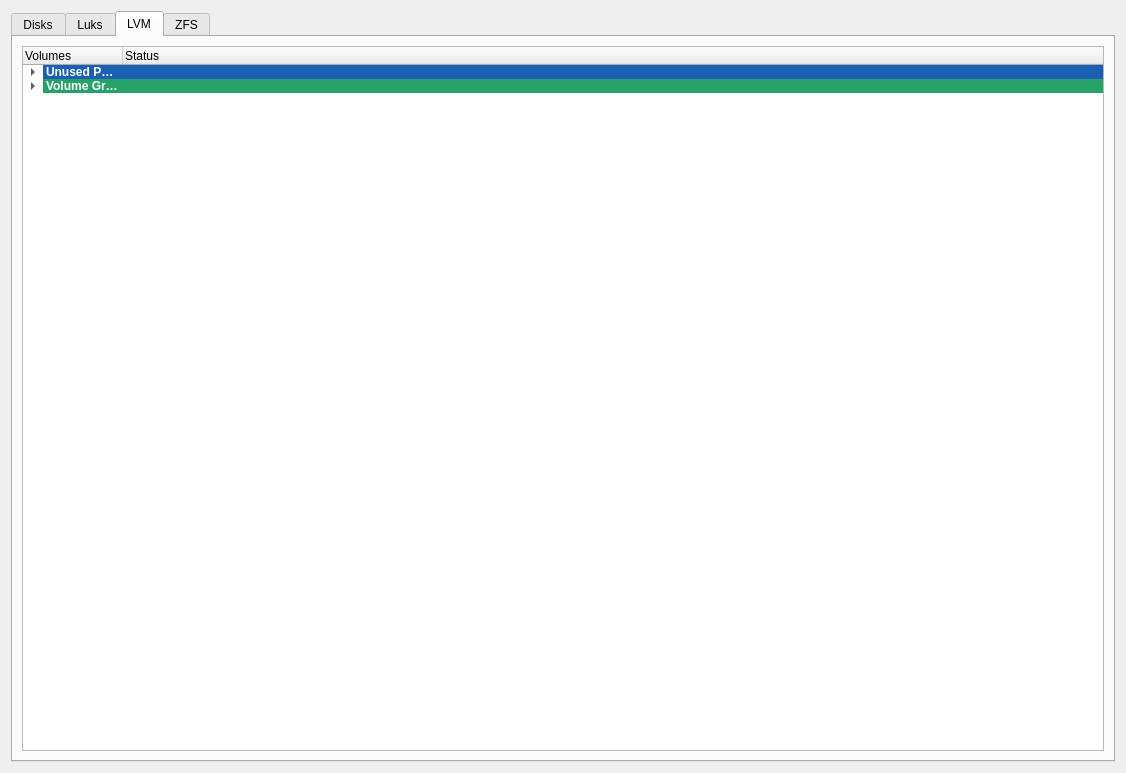
<?xml version="1.0" encoding="UTF-8"?>
<ui version="4.0">
 <class>storage_widget</class>
 <widget class="QWidget" name="storage_widget">
  <property name="geometry">
   <rect>
    <x>0</x>
    <y>0</y>
    <width>1122</width>
    <height>773</height>
   </rect>
  </property>
  <property name="windowTitle">
   <string>Form</string>
  </property>
  <layout class="QGridLayout" name="gridLayout">
   <item row="0" column="0">
    <widget class="QTabWidget" name="tabWidget">
     <property name="minimumSize">
      <size>
       <width>1104</width>
       <height>0</height>
      </size>
     </property>
     <property name="currentIndex">
      <number>2</number>
     </property>
     <widget class="QWidget" name="tab">
      <attribute name="title">
       <string>Disks</string>
      </attribute>
     </widget>
     <widget class="QWidget" name="tab_2">
      <attribute name="title">
       <string>Luks</string>
      </attribute>
     </widget>
     <widget class="QWidget" name="tab_3">
      <attribute name="title">
       <string>LVM</string>
      </attribute>
      <layout class="QGridLayout" name="gridLayout_2">
       <item row="0" column="0">
        <widget class="QTreeWidget" name="treeWidget">
         <property name="sizePolicy">
          <sizepolicy hsizetype="MinimumExpanding" vsizetype="Expanding">
           <horstretch>0</horstretch>
           <verstretch>0</verstretch>
          </sizepolicy>
         </property>
         <column>
          <property name="text">
           <string>Volumes</string>
          </property>
         </column>
         <column>
          <property name="text">
           <string>Status</string>
          </property>
         </column>
         <item>
          <property name="text">
           <string>Unused Physical Volumes</string>
          </property>
          <property name="font">
           <font>
            <weight>75</weight>
            <bold>true</bold>
           </font>
          </property>
          <property name="background">
           <brush brushstyle="SolidPattern">
            <color alpha="255">
             <red>26</red>
             <green>95</green>
             <blue>180</blue>
            </color>
           </brush>
          </property>
          <property name="foreground">
           <brush brushstyle="SolidPattern">
            <color alpha="255">
             <red>255</red>
             <green>255</green>
             <blue>255</blue>
            </color>
           </brush>
          </property>
          <property name="text">
           <string/>
          </property>
          <property name="background">
           <brush brushstyle="SolidPattern">
            <color alpha="255">
             <red>26</red>
             <green>95</green>
             <blue>180</blue>
            </color>
           </brush>
          </property>
          <item>
           <property name="text">
            <string>/dev/sde1</string>
           </property>
          </item>
         </item>
         <item>
          <property name="text">
           <string>Volume Groups</string>
          </property>
          <property name="font">
           <font>
            <weight>75</weight>
            <bold>true</bold>
           </font>
          </property>
          <property name="background">
           <brush brushstyle="SolidPattern">
            <color alpha="255">
             <red>38</red>
             <green>162</green>
             <blue>105</blue>
            </color>
           </brush>
          </property>
          <property name="foreground">
           <brush brushstyle="SolidPattern">
            <color alpha="255">
             <red>255</red>
             <green>255</green>
             <blue>255</blue>
            </color>
           </brush>
          </property>
          <property name="text">
           <string/>
          </property>
          <property name="background">
           <brush brushstyle="SolidPattern">
            <color alpha="255">
             <red>38</red>
             <green>162</green>
             <blue>105</blue>
            </color>
           </brush>
          </property>
          <item>
           <property name="text">
            <string>sysvg</string>
           </property>
           <property name="text">
            <string>Active</string>
           </property>
           <item>
            <property name="text">
             <string>Physical Volumes</string>
            </property>
            <item>
             <property name="text">
              <string>/dev/sda1</string>
             </property>
            </item>
            <item>
             <property name="text">
              <string>/dev/sdb1</string>
             </property>
            </item>
           </item>
           <item>
            <property name="text">
             <string>Logical Volumes</string>
            </property>
            <item>
             <property name="text">
              <string>swaplv</string>
             </property>
             <property name="text">
              <string>Active</string>
             </property>
            </item>
            <item>
             <property name="text">
              <string>rootlv</string>
             </property>
             <property name="text">
              <string>Active</string>
             </property>
            </item>
           </item>
          </item>
          <item>
           <property name="text">
            <string>datavg</string>
           </property>
           <item>
            <property name="text">
             <string>Physical Volumes</string>
            </property>
            <item>
             <property name="text">
              <string>/dev/sdc1</string>
             </property>
            </item>
            <item>
             <property name="text">
              <string>/dev/sdd1</string>
             </property>
            </item>
           </item>
           <item>
            <property name="text">
             <string>Logical Volumes</string>
            </property>
            <item>
             <property name="text">
              <string>datalv</string>
             </property>
             <property name="text">
              <string>Active</string>
             </property>
            </item>
           </item>
          </item>
         </item>
        </widget>
       </item>
      </layout>
     </widget>
     <widget class="QWidget" name="tab_4">
      <attribute name="title">
       <string>ZFS</string>
      </attribute>
     </widget>
    </widget>
   </item>
  </layout>
 </widget>
 <resources/>
 <connections/>
</ui>
